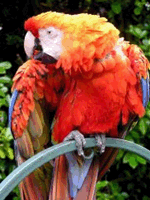
#> input picture indexed.png, 150 x 200 px, found by its file name
$ python DFT.py
#> lines starting #> are read from the running program, lines starting #| are printed output that depends on the picture
import cv2
import numpy as np
from matplotlib import pyplot as plot


class DFT:
    def dft(self, filepath) -> []:
        # wczytanie w sklai szarości
#> called with filepath = 'D:\\Programming\\python\\PNG\\indexed.png'
        img = cv2.imread(filepath, 0)
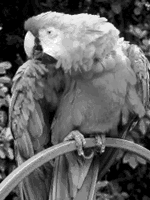
#> img: shape (200, 150); min 0, max 255, mean 97.8

        dft = cv2.dft(np.float32(img), flags=cv2.DFT_COMPLEX_OUTPUT)

        dft_shift = np.fft.fftshift(dft)

        magnitude_spectrum = 20 * np.log((cv2.magnitude(dft_shift[:, :, 0], dft_shift[:, :, 1])) + 1)
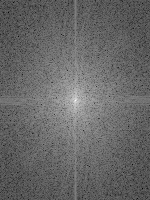
#> magnitude_spectrum: shape (200, 150) float32; min 44.93, max 297.8, mean 147.6; drawn with min black and max white

        cv2.imshow('spectrum',magnitude_spectrum)
        cv2.waitKey(1)
        fig = plot.figure(figsize=(20, 20))
        ax1 = fig.add_subplot(2, 2, 1)
        ax1.imshow(img)
        ax1.title.set_text(str(filepath))
        ax2 = fig.add_subplot(2, 2, 2)
        ax2.imshow(magnitude_spectrum)
        ax2.title.set_text('fft')
        plot.show()
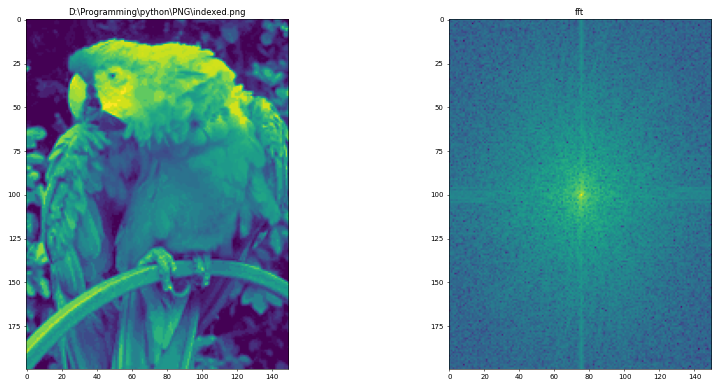
#> figure drawn by matplotlib, 2 panels


dft = DFT()
dft.dft('D:\Programming\python\PNG\indexed.png')

$ run again, with kostki.png copied over indexed.png
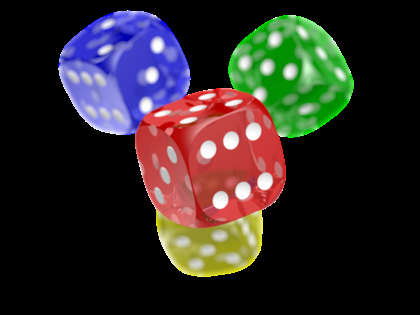
#> input picture kostki.png, 420 x 315 px, found by its file name
#> in dft, `magnitude_spectrum = 20 * np.log((cv2.magnitude(dft_shift[:, :, 0], df..`:
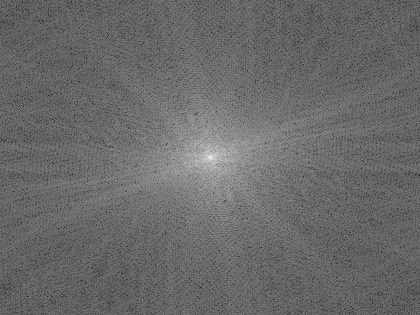
#> magnitude_spectrum: shape (315, 420) float32; min 50.21, max 312.7, mean 159.5; drawn with min black and max white
#> in dft, `plot.show()`:
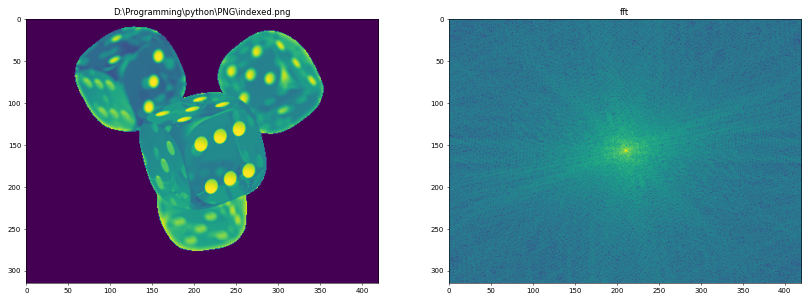
#> figure drawn by matplotlib, 2 panels
